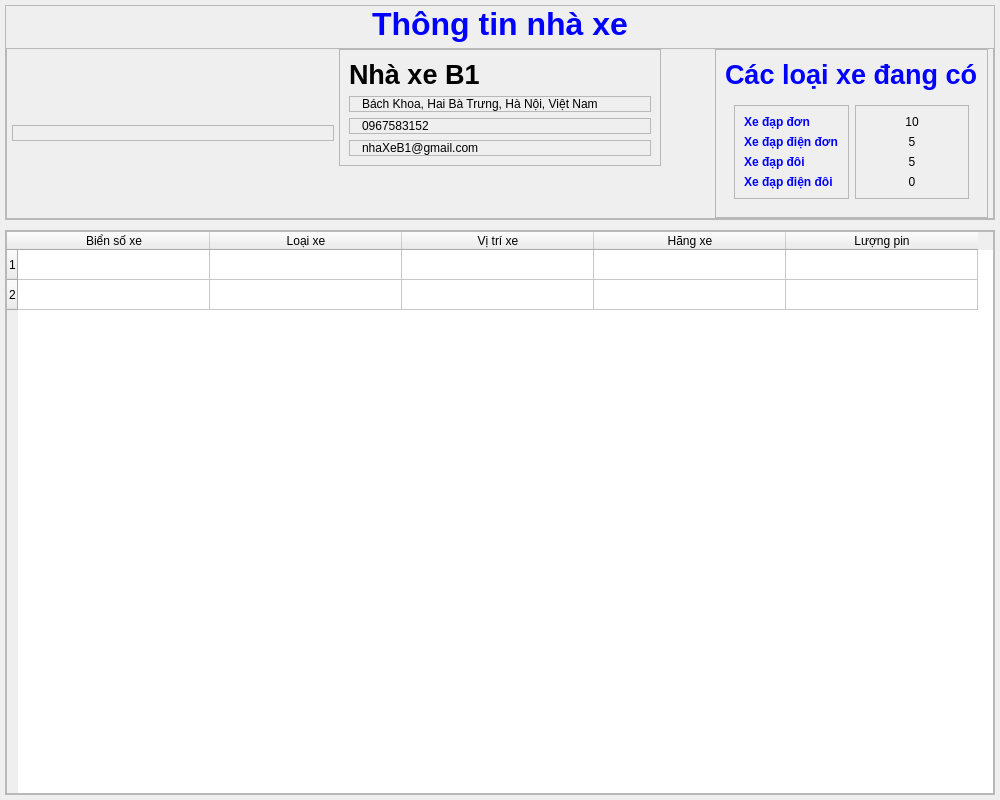
<?xml version="1.0" encoding="UTF-8"?>
<ui version="4.0">
 <class>Form</class>
 <widget class="QWidget" name="Form">
  <property name="geometry">
   <rect>
    <x>0</x>
    <y>0</y>
    <width>1000</width>
    <height>800</height>
   </rect>
  </property>
  <property name="windowTitle">
   <string>Form</string>
  </property>
  <layout class="QVBoxLayout" name="verticalLayout">
   <property name="spacing">
    <number>10</number>
   </property>
   <property name="sizeConstraint">
    <enum>QLayout::SetDefaultConstraint</enum>
   </property>
   <property name="leftMargin">
    <number>5</number>
   </property>
   <property name="topMargin">
    <number>5</number>
   </property>
   <property name="rightMargin">
    <number>5</number>
   </property>
   <property name="bottomMargin">
    <number>5</number>
   </property>
   <item>
    <widget class="QFrame" name="frame">
     <property name="frameShape">
      <enum>QFrame::StyledPanel</enum>
     </property>
     <property name="frameShadow">
      <enum>QFrame::Raised</enum>
     </property>
     <layout class="QVBoxLayout" name="verticalLayout_2">
      <property name="spacing">
       <number>5</number>
      </property>
      <property name="leftMargin">
       <number>0</number>
      </property>
      <property name="topMargin">
       <number>0</number>
      </property>
      <property name="rightMargin">
       <number>0</number>
      </property>
      <property name="bottomMargin">
       <number>0</number>
      </property>
      <item>
       <widget class="QLabel" name="label">
        <property name="sizePolicy">
         <sizepolicy hsizetype="Preferred" vsizetype="Fixed">
          <horstretch>0</horstretch>
          <verstretch>0</verstretch>
         </sizepolicy>
        </property>
        <property name="styleSheet">
         <string notr="true">font: &quot;Arial&quot;;
</string>
        </property>
        <property name="text">
         <string>&lt;html&gt;&lt;head/&gt;&lt;body&gt;&lt;p align=&quot;center&quot;&gt;&lt;span style=&quot; font-size:24pt; font-weight:600; color:#0000ff;&quot;&gt;Thông tin nhà xe&lt;/span&gt;&lt;/p&gt;&lt;/body&gt;&lt;/html&gt;</string>
        </property>
       </widget>
      </item>
      <item>
       <widget class="QFrame" name="frame_3">
        <property name="frameShape">
         <enum>QFrame::StyledPanel</enum>
        </property>
        <property name="frameShadow">
         <enum>QFrame::Raised</enum>
        </property>
        <layout class="QHBoxLayout" name="horizontalLayout">
         <property name="spacing">
          <number>5</number>
         </property>
         <property name="leftMargin">
          <number>5</number>
         </property>
         <property name="topMargin">
          <number>0</number>
         </property>
         <property name="rightMargin">
          <number>5</number>
         </property>
         <property name="bottomMargin">
          <number>0</number>
         </property>
         <item alignment="Qt::AlignVCenter">
          <widget class="QFrame" name="frame_4">
           <property name="frameShape">
            <enum>QFrame::StyledPanel</enum>
           </property>
           <property name="frameShadow">
            <enum>QFrame::Raised</enum>
           </property>
           <layout class="QGridLayout" name="gridLayout">
            <property name="leftMargin">
             <number>0</number>
            </property>
            <property name="topMargin">
             <number>0</number>
            </property>
            <property name="rightMargin">
             <number>0</number>
            </property>
            <property name="bottomMargin">
             <number>0</number>
            </property>
            <item row="0" column="0">
             <widget class="QLabel" name="label_2">
              <property name="maximumSize">
               <size>
                <width>300</width>
                <height>300</height>
               </size>
              </property>
              <property name="text">
               <string/>
              </property>
              <property name="pixmap">
               <pixmap>../icon/B1.jpg</pixmap>
              </property>
              <property name="scaledContents">
               <bool>true</bool>
              </property>
             </widget>
            </item>
           </layout>
          </widget>
         </item>
         <item alignment="Qt::AlignTop">
          <widget class="QFrame" name="frame_6">
           <property name="styleSheet">
            <string notr="true">font: 16pt &quot;Arial&quot;;</string>
           </property>
           <property name="frameShape">
            <enum>QFrame::StyledPanel</enum>
           </property>
           <property name="frameShadow">
            <enum>QFrame::Raised</enum>
           </property>
           <layout class="QVBoxLayout" name="verticalLayout_6">
            <item>
             <widget class="QLabel" name="label_12">
              <property name="styleSheet">
               <string notr="true">font:bold 20pt</string>
              </property>
              <property name="text">
               <string>Nhà xe B1</string>
              </property>
             </widget>
            </item>
            <item>
             <widget class="QFrame" name="frame_7">
              <property name="frameShape">
               <enum>QFrame::StyledPanel</enum>
              </property>
              <property name="frameShadow">
               <enum>QFrame::Raised</enum>
              </property>
              <layout class="QFormLayout" name="formLayout">
               <property name="horizontalSpacing">
                <number>5</number>
               </property>
               <property name="leftMargin">
                <number>0</number>
               </property>
               <property name="topMargin">
                <number>0</number>
               </property>
               <property name="rightMargin">
                <number>0</number>
               </property>
               <property name="bottomMargin">
                <number>0</number>
               </property>
               <item row="0" column="0">
                <widget class="QLabel" name="label_13">
                 <property name="sizePolicy">
                  <sizepolicy hsizetype="Fixed" vsizetype="Preferred">
                   <horstretch>0</horstretch>
                   <verstretch>0</verstretch>
                  </sizepolicy>
                 </property>
                 <property name="text">
                  <string/>
                 </property>
                 <property name="pixmap">
                  <pixmap>../icon/location.png</pixmap>
                 </property>
                 <property name="scaledContents">
                  <bool>false</bool>
                 </property>
                </widget>
               </item>
               <item row="0" column="1">
                <widget class="QLabel" name="label_14">
                 <property name="styleSheet">
                  <string notr="true"/>
                 </property>
                 <property name="text">
                  <string>Bách Khoa, Hai Bà Trưng, Hà Nội, Việt Nam</string>
                 </property>
                 <property name="wordWrap">
                  <bool>true</bool>
                 </property>
                </widget>
               </item>
              </layout>
             </widget>
            </item>
            <item>
             <widget class="QFrame" name="frame_10">
              <property name="frameShape">
               <enum>QFrame::StyledPanel</enum>
              </property>
              <property name="frameShadow">
               <enum>QFrame::Raised</enum>
              </property>
              <layout class="QHBoxLayout" name="horizontalLayout_3">
               <property name="spacing">
                <number>5</number>
               </property>
               <property name="leftMargin">
                <number>0</number>
               </property>
               <property name="topMargin">
                <number>0</number>
               </property>
               <property name="rightMargin">
                <number>0</number>
               </property>
               <property name="bottomMargin">
                <number>0</number>
               </property>
               <item>
                <widget class="QLabel" name="label_15">
                 <property name="sizePolicy">
                  <sizepolicy hsizetype="Fixed" vsizetype="Preferred">
                   <horstretch>0</horstretch>
                   <verstretch>0</verstretch>
                  </sizepolicy>
                 </property>
                 <property name="text">
                  <string/>
                 </property>
                 <property name="pixmap">
                  <pixmap>../icon/phone.png</pixmap>
                 </property>
                </widget>
               </item>
               <item>
                <widget class="QLabel" name="label_16">
                 <property name="text">
                  <string>0967583152</string>
                 </property>
                </widget>
               </item>
              </layout>
             </widget>
            </item>
            <item>
             <widget class="QFrame" name="frame_11">
              <property name="frameShape">
               <enum>QFrame::StyledPanel</enum>
              </property>
              <property name="frameShadow">
               <enum>QFrame::Raised</enum>
              </property>
              <layout class="QHBoxLayout" name="horizontalLayout_4">
               <property name="spacing">
                <number>5</number>
               </property>
               <property name="leftMargin">
                <number>0</number>
               </property>
               <property name="topMargin">
                <number>0</number>
               </property>
               <property name="rightMargin">
                <number>0</number>
               </property>
               <property name="bottomMargin">
                <number>0</number>
               </property>
               <item>
                <widget class="QLabel" name="label_17">
                 <property name="sizePolicy">
                  <sizepolicy hsizetype="Fixed" vsizetype="Preferred">
                   <horstretch>0</horstretch>
                   <verstretch>0</verstretch>
                  </sizepolicy>
                 </property>
                 <property name="text">
                  <string/>
                 </property>
                 <property name="pixmap">
                  <pixmap>../icon/mail.png</pixmap>
                 </property>
                </widget>
               </item>
               <item>
                <widget class="QLabel" name="label_18">
                 <property name="text">
                  <string>nhaXeB1@gmail.com</string>
                 </property>
                </widget>
               </item>
              </layout>
             </widget>
            </item>
           </layout>
          </widget>
         </item>
         <item alignment="Qt::AlignRight|Qt::AlignTop">
          <widget class="QFrame" name="frame_5">
           <property name="styleSheet">
            <string notr="true">font: 14pt &quot;Arial&quot;;</string>
           </property>
           <property name="frameShape">
            <enum>QFrame::StyledPanel</enum>
           </property>
           <property name="frameShadow">
            <enum>QFrame::Raised</enum>
           </property>
           <layout class="QVBoxLayout" name="verticalLayout_3">
            <item>
             <widget class="QLabel" name="label_3">
              <property name="styleSheet">
               <string notr="true">color: rgb(0, 0, 255);
font: bold 20pt;</string>
              </property>
              <property name="text">
               <string>Các loại xe đang có</string>
              </property>
             </widget>
            </item>
            <item>
             <widget class="QFrame" name="formFrame">
              <layout class="QHBoxLayout" name="horizontalLayout_2">
               <item>
                <widget class="QFrame" name="frame_8">
                 <property name="styleSheet">
                  <string notr="true">color: rgb(0, 0, 255);
font:bold;
</string>
                 </property>
                 <property name="frameShape">
                  <enum>QFrame::StyledPanel</enum>
                 </property>
                 <property name="frameShadow">
                  <enum>QFrame::Raised</enum>
                 </property>
                 <layout class="QVBoxLayout" name="verticalLayout_4">
                  <item>
                   <widget class="QLabel" name="label_4">
                    <property name="styleSheet">
                     <string notr="true"/>
                    </property>
                    <property name="text">
                     <string>Xe đạp đơn</string>
                    </property>
                   </widget>
                  </item>
                  <item>
                   <widget class="QLabel" name="label_8">
                    <property name="styleSheet">
                     <string notr="true"/>
                    </property>
                    <property name="text">
                     <string>Xe đạp điện đơn</string>
                    </property>
                   </widget>
                  </item>
                  <item>
                   <widget class="QLabel" name="label_5">
                    <property name="styleSheet">
                     <string notr="true"/>
                    </property>
                    <property name="text">
                     <string>Xe đạp đôi</string>
                    </property>
                   </widget>
                  </item>
                  <item>
                   <widget class="QLabel" name="label_9">
                    <property name="styleSheet">
                     <string notr="true"/>
                    </property>
                    <property name="text">
                     <string>Xe đạp điện đôi</string>
                    </property>
                   </widget>
                  </item>
                 </layout>
                </widget>
               </item>
               <item>
                <widget class="QFrame" name="frame_9">
                 <property name="styleSheet">
                  <string notr="true">text-align:center;</string>
                 </property>
                 <property name="frameShape">
                  <enum>QFrame::StyledPanel</enum>
                 </property>
                 <property name="frameShadow">
                  <enum>QFrame::Raised</enum>
                 </property>
                 <layout class="QVBoxLayout" name="verticalLayout_5">
                  <item>
                   <widget class="QLabel" name="label_6">
                    <property name="text">
                     <string>&lt;html&gt;&lt;head/&gt;&lt;body&gt;&lt;p align=&quot;center&quot;&gt;10&lt;/p&gt;&lt;/body&gt;&lt;/html&gt;</string>
                    </property>
                   </widget>
                  </item>
                  <item>
                   <widget class="QLabel" name="label_10">
                    <property name="text">
                     <string>&lt;html&gt;&lt;head/&gt;&lt;body&gt;&lt;p align=&quot;center&quot;&gt;5&lt;/p&gt;&lt;/body&gt;&lt;/html&gt;</string>
                    </property>
                   </widget>
                  </item>
                  <item>
                   <widget class="QLabel" name="label_7">
                    <property name="text">
                     <string>&lt;html&gt;&lt;head/&gt;&lt;body&gt;&lt;p align=&quot;center&quot;&gt;5&lt;/p&gt;&lt;/body&gt;&lt;/html&gt;</string>
                    </property>
                   </widget>
                  </item>
                  <item>
                   <widget class="QLabel" name="label_11">
                    <property name="text">
                     <string>&lt;html&gt;&lt;head/&gt;&lt;body&gt;&lt;p align=&quot;center&quot;&gt;0&lt;/p&gt;&lt;/body&gt;&lt;/html&gt;</string>
                    </property>
                   </widget>
                  </item>
                 </layout>
                </widget>
               </item>
              </layout>
             </widget>
            </item>
           </layout>
          </widget>
         </item>
        </layout>
       </widget>
      </item>
     </layout>
    </widget>
   </item>
   <item>
    <widget class="QFrame" name="frame_2">
     <property name="frameShape">
      <enum>QFrame::StyledPanel</enum>
     </property>
     <property name="frameShadow">
      <enum>QFrame::Raised</enum>
     </property>
     <layout class="QGridLayout" name="gridLayout_2">
      <property name="leftMargin">
       <number>0</number>
      </property>
      <property name="topMargin">
       <number>0</number>
      </property>
      <property name="rightMargin">
       <number>0</number>
      </property>
      <property name="bottomMargin">
       <number>0</number>
      </property>
      <item row="0" column="0">
       <widget class="QTableWidget" name="tableWidget">
        <property name="sizePolicy">
         <sizepolicy hsizetype="Expanding" vsizetype="Expanding">
          <horstretch>0</horstretch>
          <verstretch>0</verstretch>
         </sizepolicy>
        </property>
        <property name="layoutDirection">
         <enum>Qt::LeftToRight</enum>
        </property>
        <property name="autoFillBackground">
         <bool>false</bool>
        </property>
        <property name="styleSheet">
         <string notr="true">font: 14pt &quot;Arial&quot;;</string>
        </property>
        <property name="locale">
         <locale language="Vietnamese" country="Vietnam"/>
        </property>
        <attribute name="horizontalHeaderMinimumSectionSize">
         <number>25</number>
        </attribute>
        <attribute name="horizontalHeaderDefaultSectionSize">
         <number>192</number>
        </attribute>
        <row>
         <property name="text">
          <string>1</string>
         </property>
        </row>
        <row>
         <property name="text">
          <string>2</string>
         </property>
        </row>
        <column>
         <property name="text">
          <string>Biển số xe</string>
         </property>
        </column>
        <column>
         <property name="text">
          <string>Loại xe</string>
         </property>
        </column>
        <column>
         <property name="text">
          <string>Vị trí xe</string>
         </property>
        </column>
        <column>
         <property name="text">
          <string>Hãng xe</string>
         </property>
        </column>
        <column>
         <property name="text">
          <string>Lượng pin</string>
         </property>
        </column>
       </widget>
      </item>
     </layout>
    </widget>
   </item>
  </layout>
 </widget>
 <resources/>
 <connections/>
</ui>
